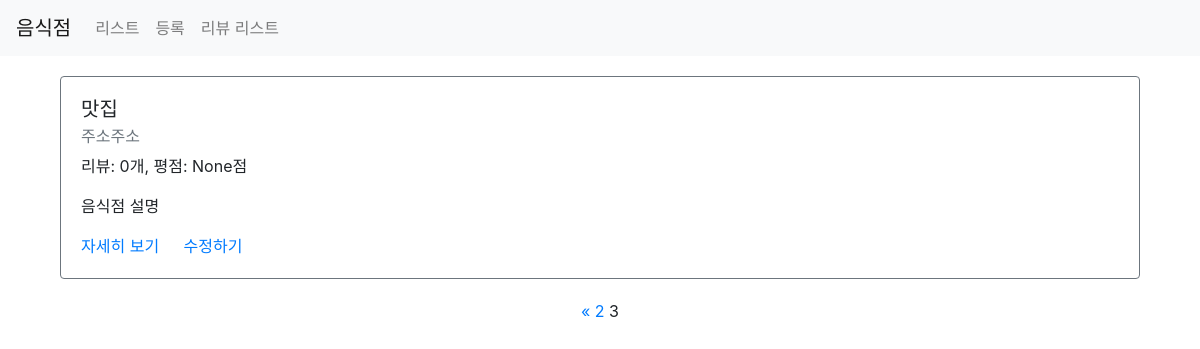
/third/list/?page=3, run on an earlier commit of the app's database.
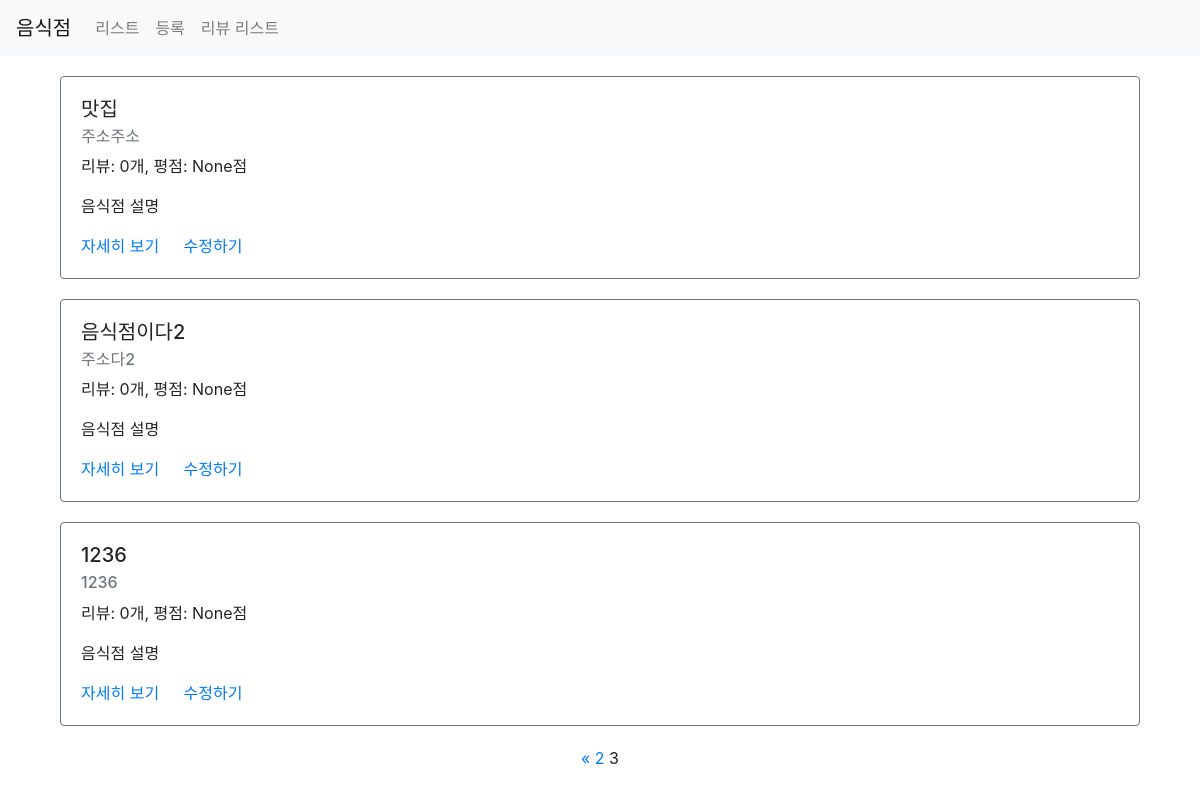
And on a later commit of the database.
### third/models.py (models this page shows)
class Restaurant(models.Model):
    name = models.CharField(max_length=30)
    address = models.CharField(max_length=200)
    password = models.CharField(max_length=20, default=None, null=True)  # 기존에 이미 작성되어 사용되고있는 모델클래스에, 어떠한 새로운 필드를 추가할때에는, 초기값을 초기화해줘야하므로 default=None 을 적은것이다. 용도에 따라 default 의 초기화값을 알아서 ''라던가 등등 적절히 적도록하자.
    image = models.CharField(max_length=500, default=None, null=True)  # image의 url을 넣을것이기때문에 문자열이라 CharField을 사용하였음.
    created_at = models.DateTimeField(auto_now_add=True)  # 이 스키마를 따르는 게시물이 생성될때, 해당 이 게시글이 쓰여진 시각이 자동으로 기록됨.
    updated_at = models.DateTimeField(auto_now=True)  # 최근 수정일. 생성될때 넣을 데이터가 아니고, 수정될때마다 넣을 데이터이기때문에, _add 를 붙이지않는다.

### third/views.py (the view)
# urls.py: path('list/', views.list, name='list'),
def list(request):
    restaurants = Restaurant.objects.all().annotate(reviews_count=Count('review')).annotate(average_point=Avg('review__point'))  # restaurants라는 인스턴스 변수에 할당함.
    paginator = Paginator(restaurants, 5)  # 한페이지당 5개씩 보여주겠다는 뜻이다. 참고로 Paginator는 import해서 사용해주어야한다.
    page = request.GET.get('page')  # 현재 보고있는 페이지가 어떤 페이지를 조회를 원했는지 url의 parameter(파라미터)에서 받아옴.
    items = paginator.get_page(page)  # 쿼리 파라미터에서 페이지값을 받아서 그 페이지에 맞는 item들만 필터링해서 보여주겠다는 의미이다.
    context = {
        'restaurants': items
    }
    return render(request, 'third/list.html', context)

### third/templates/third/list.html (shortened to what this page needs)
{% extends 'third/base.html' %}
{% load static %}
{% block content %}
<div class="container">
    {% for item in restaurants %}
    <div class = "row restaurant-item" style="margin:20px auto;">
        <div class="col-sm-12">
            <div class="card border-secondary">
                <div class = "card-body">
                    <h5 class="card-title">{{ item.name }}</h5>
                    <h6 class="card-subtitle mb-2 text-muted">{{ item.address }}</h6>
                    <p class="card-text">리뷰: {{ item.reviews_count }}개, 평점: {{ item.average_point }}점</p>
                    <p class="card-text">음식점 설명</p>
                    <a href="{% url 'restaurant-detail' id=item.id %}" class="card-link">자세히 보기</a>
                    <a href="{% url 'restaurant-update' %}?id={{ item.id }}" class="card-link">수정하기</a>
                </div>
            </div>
        </div>
    </div>
    {% endfor %}
    <div class="row">
        <div class="col-sm-12 text-center">
            <div class="pagination">
                <span class="step-links text-center" style="width:100%;">
                    {% if restaurants.has_previous %}
                        <a href="?page=1">&laquo;</a>
                        <a href="?page={{ restaurants.previous_page_number }}">{{ restaurants.previous_page_number }}</a>
                    {% endif %}
                    <span class="current">
                        {{ restaurants.number }}
                    </span>
                </span>
            </div>
        </div>
    </div>
</div>
{% endblock %}

### third/templates/third/base.html (shortened to what this page needs)
{% load static %}
<html>
<head>
    <link rel="stylesheet" href="https://cdn.jsdelivr.net/npm/bootstrap@4.1.3/dist/css/bootstrap.min.css">
    <link rel="stylesheet" href="{% static 'third/styles.css' %}">
</head>
<body>
    <nav class="navbar navbar-expand-lg navbar-light bg-light">
  <a class="navbar-brand" href="/third/list">음식점</a>
  <div class="collapse navbar-collapse" id="navbarNav">
    <ul class="navbar-nav">
      <li class="nav-item">
        <a class="nav-link" href="/third/list">리스트</a>
      </li>
      <li class="nav-item">
        <a class="nav-link" href="/third/create">등록</a>
      </li>
      <li class="nav-item">
        <a class="nav-link" href="/third/review/list">리뷰 리스트</a>
      </li>
    </ul>
  </div>
</nav>
    {% block content %}
    {% endblock %}
</body>
</html>

What changed in the data, as far as the page shows it:
added Restaurant: name "음식점이다2", address "주소다2", reviews_count "0", average_point "None"
added Restaurant: name "1236", address "1236", reviews_count "0", average_point "None"
